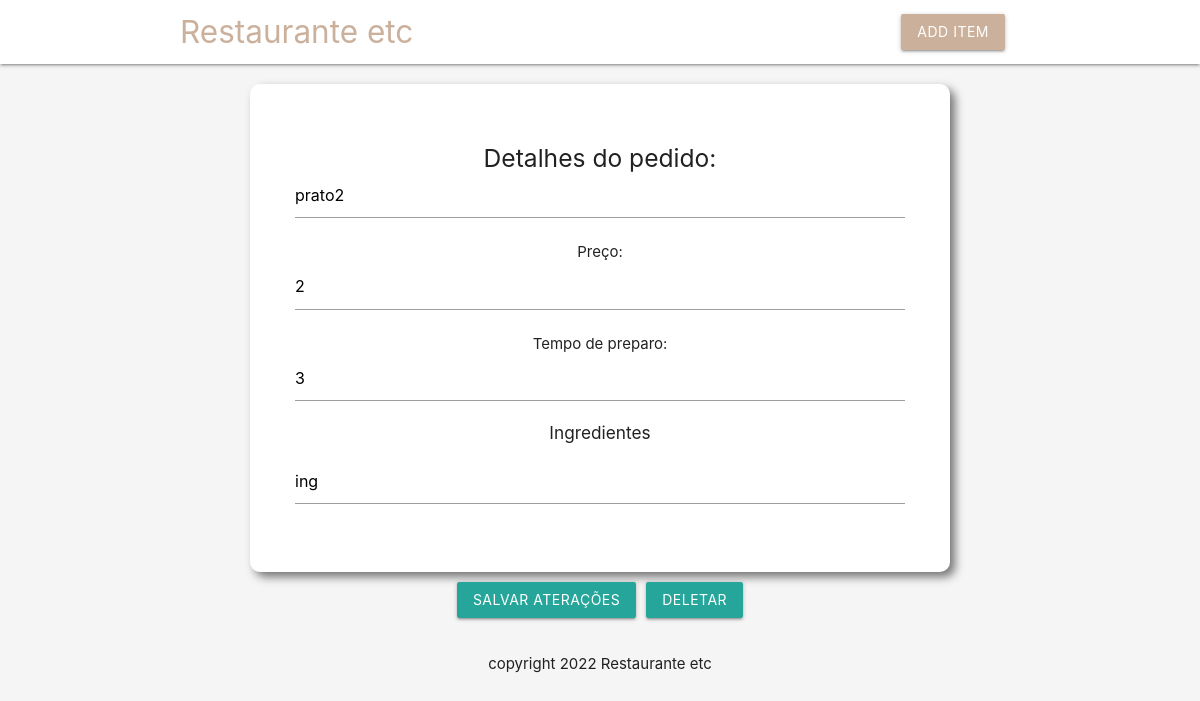
Page /form_details.php?id=2 on the committed database.
### tables this page shows
CREATE TABLE `cardapio` (
  `id` int NOT NULL,
  `nomePrato` varchar(255) NOT NULL,
  `preco` float NOT NULL,
  `tempoPreparo` int NOT NULL,
  `ingredientes` varchar(255) NOT NULL
);

### form_details.php (the view, shortened to what this page needs)
<?php
include('config/db_connect.php');
 if (isset($_GET['id'])) {
    $id = $_GET['id'];
    $consulta = $pdo->query("SELECT * FROM cardapio WHERE id = $id;");
    $pedido = $consulta->fetch(PDO::FETCH_ASSOC);
}
?>
<!DOCTYPE html>
<html lang="pt-br">
<?php include('templates/header.php'); ?>
    <div class="container center detalhe" >
        <?php if($pedido):  ?>
            <form action="details.php" method="POST">
                <section class="detalhe">
                    <h5>Detalhes do pedido: <input name="nomePrato" type="text" value="<?php echo htmlspecialchars($pedido['nomePrato']);?>"></h5>
                    <p>Preço: <input name="preco" type="text" value="<?php echo htmlspecialchars($pedido['preco']);?>"> </p>
                    <p>Tempo de preparo: <input name="tempoPreparo" type="text" value="<?php echo htmlspecialchars($pedido['tempoPreparo']);?>"> </p>
                    <h6>Ingredientes</h6>
                    <p><input name="ingredientes" type="text" value="<?php echo htmlspecialchars($pedido['ingredientes']);  ?>"></p>
                </section>
                <div class='box'>
                        <div>
                            <input type="submit" name="edit" value="Salvar Aterações"  class="btn" >
                        </div>
                    <div>
                        <form action="details.php" method="POST">
                            <input type="submit" name="delete" value="Deletar"  class="btn">
                        </form>
                    </div>
                </div>
            </form>
            <?php  else: ?>
            <h5>Esse pedido não existe</h5>
        <?php  endif;  ?>
    </div>
<?php include('templates/footer.php'); ?>
</html>

### style.css (style rules this page uses)
div.detalhe { max-width: 460px; display: flex; padding: 20px; justify-content: center; }
.box { display: inline-flex; gap: 10px; margin-top: 10px; }
section.detalhe { background: white; border-radius: 10px; padding: 45px; width: 700px; box-shadow: 5px 5px 10px rgba(0, 0, 0, 0.525); }

### rows in the picture
cardapio: nomePrato "prato2", preco "2", tempoPreparo "3", ingredientes "ing"
